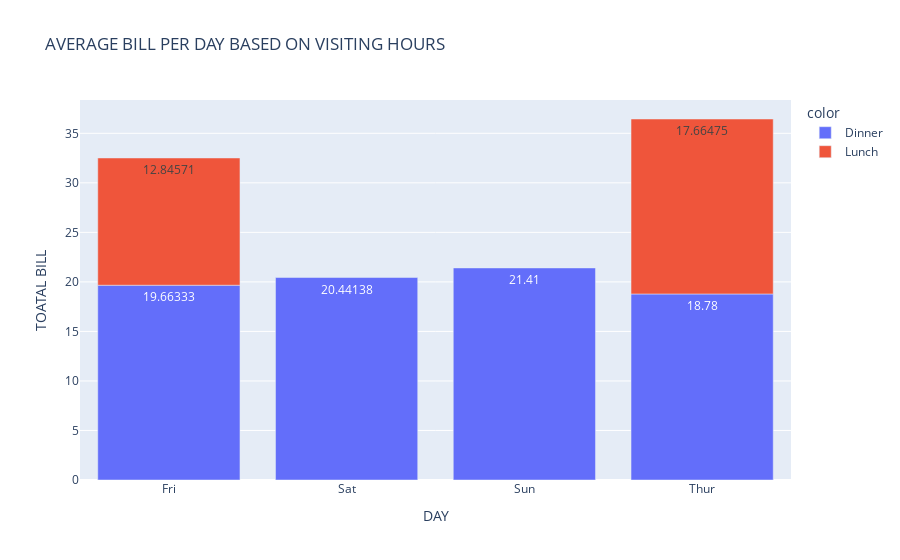

The cell this chart's notebook holds for it:
### Code cell
df2 = df.groupby(['day','time'])['total_bill'].apply('mean')
df2 = df2.reset_index()
px.bar(x= df2.day, y= df2.total_bill, text_auto=True, color=df2.time, labels={'x':'DAY', 'y':'TOATAL BILL'},
 title= 'AVERAGE BILL PER DAY BASED ON VISITING HOURS')

### Figure 1 — Plotly figure (JSON) as saved in the notebook; plotly's stock layout.template omitted (floating-point values rounded to 4 significant figures)
{"data": [{"hovertemplate": "color=Dinner<br>DAY=%{x}<br>TOATAL BILL=%{y}<extra></extra>", "legendgroup": "Dinner", "marker": {"color": "#636efa", "pattern": {"shape": ""}}, "name": "Dinner", "orientation": "v", "showlegend": true, "textposition": "auto", "texttemplate": "%{y}", "type": "bar", "x": ["Fri", "Sat", "Sun", "Thur"], "xaxis": "x", "y": [19.66, 20.44, 21.41, 18.78], "yaxis": "y"}, {"hovertemplate": "color=Lunch<br>DAY=%{x}<br>TOATAL BILL=%{y}<extra></extra>", "legendgroup": "Lunch", "marker": {"color": "#EF553B", "pattern": {"shape": ""}}, "name": "Lunch", "orientation": "v", "showlegend": true, "textposition": "auto", "texttemplate": "%{y}", "type": "bar", "x": ["Fri", "Thur"], "xaxis": "x", "y": [12.85, 17.66], "yaxis": "y"}], "layout": {"barmode": "relative", "legend": {"title": {"text": "color"}, "tracegroupgap": 0}, "title": {"text": "AVERAGE BILL PER DAY BASED ON VISITING HOURS"}, "xaxis": {"anchor": "y", "domain": [0, 1], "title": {"text": "DAY"}}, "yaxis": {"anchor": "x", "domain": [0, 1], "title": {"text": "TOATAL BILL"}}}}
